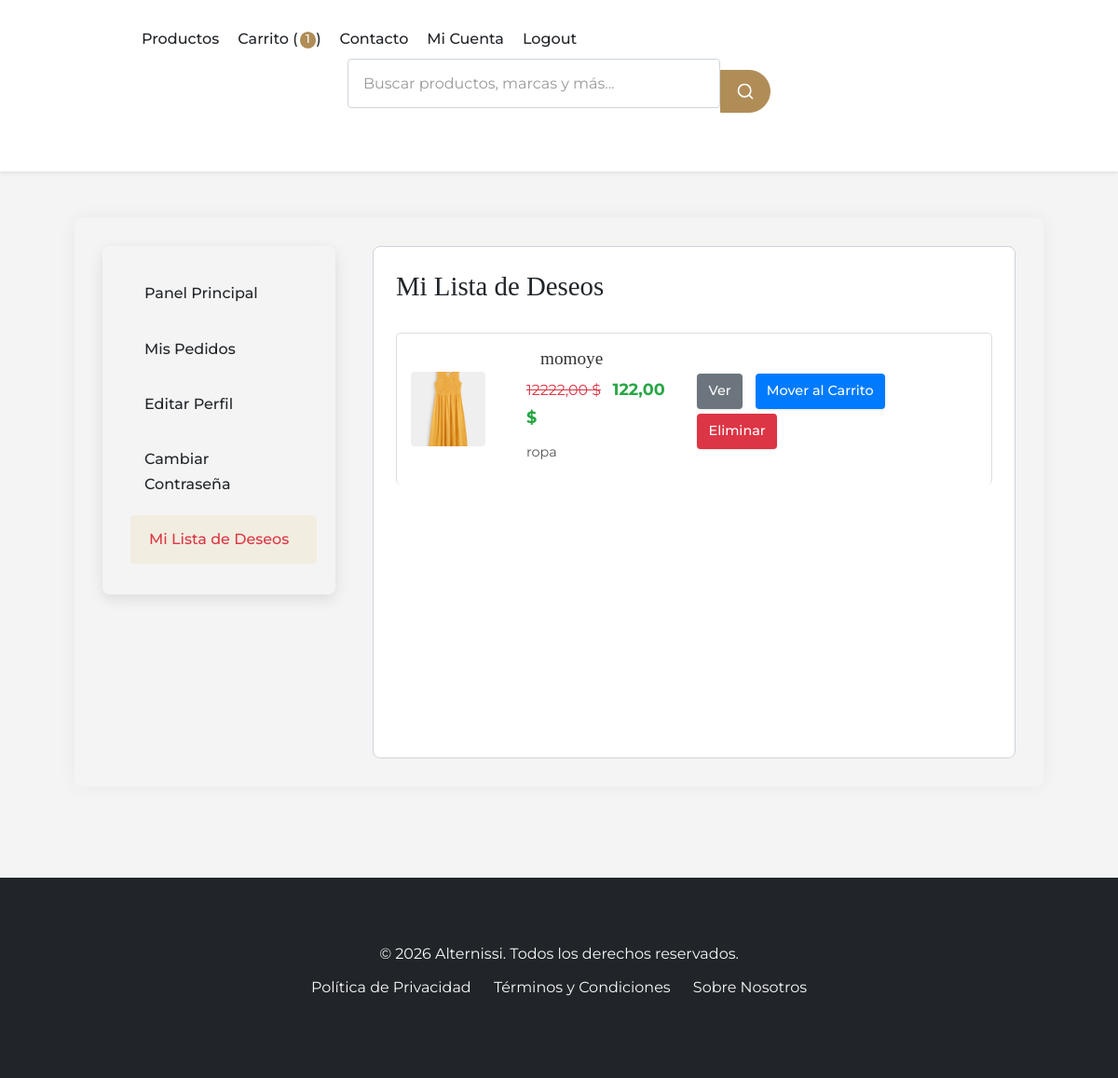
Before: /lista-deseos/ (signed in) with the older database file.
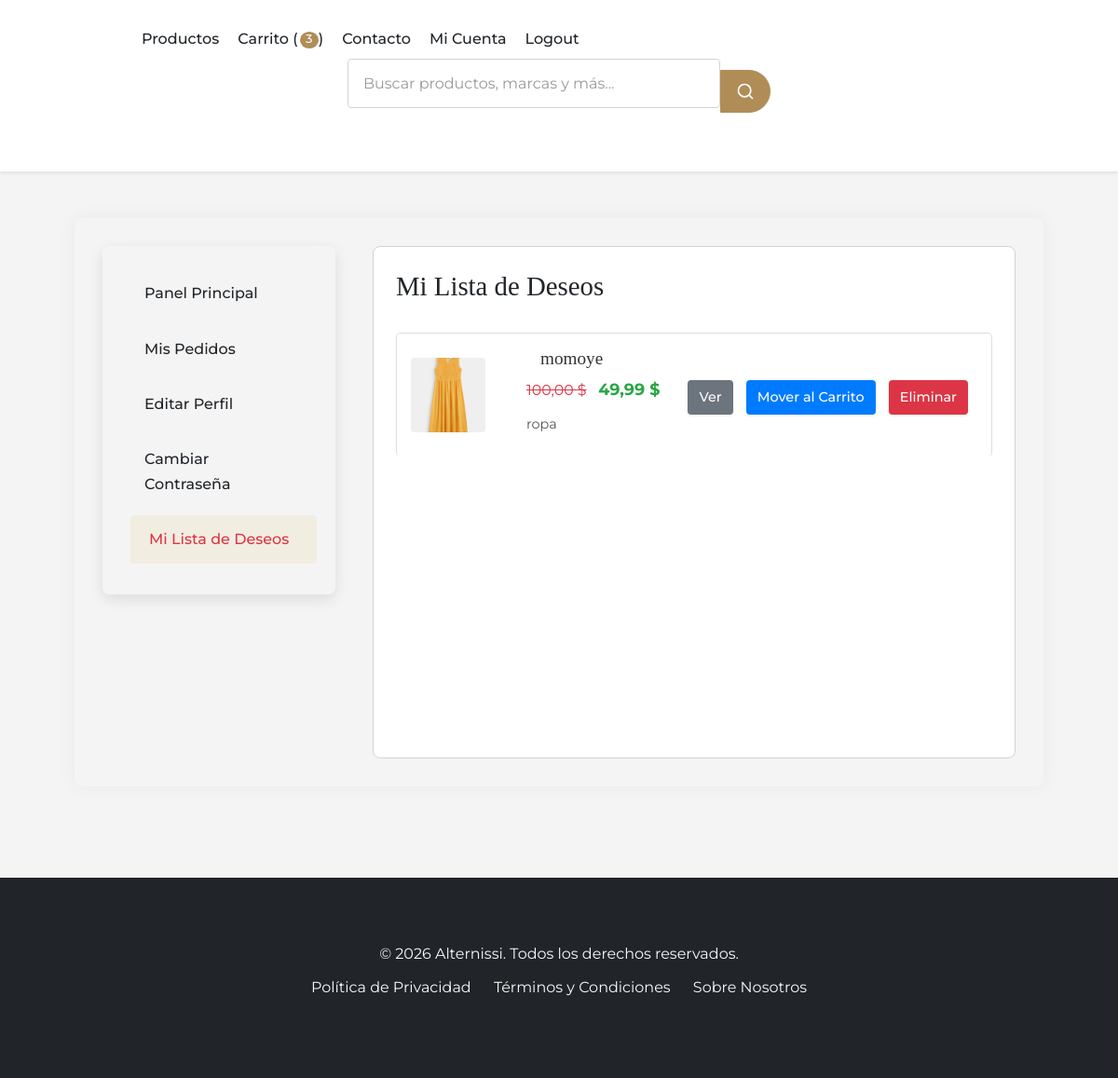
After: the same page with the newer database file.
### post/models.py (models this page shows, shortened)
class TimeStampedModel(models.Model):
    creado = models.DateTimeField(auto_now_add=True, db_index=True)
    actualizado = models.DateTimeField(auto_now=True)
    class Meta:
        abstract = True

class Producto(TimeStampedModel):
    class Talla(models.TextChoices):
        XS = 'XS', 'Extra Small'
        S = 'S', 'Small'
        M = 'M', 'Medium'
        L = 'L', 'Large'
        XL = 'XL', 'Extra Large'
        XXL = 'XXL', 'Extra Extra Large'
        U = 'U', 'Única'
    class Genero(models.TextChoices):
        HOMBRE = 'H', 'Hombre'
        MUJER = 'M', 'Mujer'
        UNISEX = 'U', 'Unisex'
        NINO = 'N', 'Niño'
    nombre = models.CharField(max_length=200)
    slug = models.SlugField(max_length=200, unique=True, allow_unicode=True)
    sku = models.CharField(max_length=50, unique=True, editable=False, default=generar_sku)
    descripcion = models.TextField()
    caracteristicas = models.JSONField(default=dict, blank=True)  # Django 5.0+ feature
    precio = models.DecimalField(max_digits=12, decimal_places=2)
    precio_descuento = models.DecimalField(
        max_digits=12,
        decimal_places=2,
        blank=True,
        null=True,
        help_text="Si se especifica, será el precio mostrado como oferta."
    )
    categoria = models.ForeignKey(
        Categoria,
        related_name='productos',
        on_delete=models.PROTECT
    )
    marca = models.ForeignKey(
        Marca,
        related_name='productos',
        on_delete=models.SET_NULL,
        null=True,
        blank=True
    )
    talla = models.CharField(
        max_length=4,
        choices=Talla.choices,
        default=Talla.U
    )
    genero = models.CharField(
        max_length=1,
        choices=Genero.choices,
        default=Genero.UNISEX
    )
    color = models.CharField(max_length=50)
    material = models.CharField(max_length=100)
    stock = models.PositiveIntegerField()
    disponible = models.BooleanField(default=True)
    destacado = models.BooleanField(default=False)
    nuevo = models.BooleanField(default=False)
    etiquetas = models.ManyToManyField('EtiquetaProducto', blank=True)
    class Meta:
        ordering = ['-creado']
        indexes = [
            models.Index(fields=['nombre']),
            models.Index(fields=['precio']),
            models.Index(fields=['disponible']),
            models.Index(fields=['destacado']),
            models.Index(fields=['nuevo']),
            models.Index(fields=['categoria', 'disponible']),
        ]
        constraints = [
            models.CheckConstraint(
                check=Q(precio__gte=0),
                name='precio_positivo'
            ),
            models.CheckConstraint(
                check=Q(precio_descuento__isnull=True) | Q(precio_descuento__lt=F('precio')),
                name='descuento_valido'
            ),
        ]
    def get_absolute_url(self):
        return reverse('tienda:detalle_producto', args=[self.id, self.slug])
    @property
    def tiene_descuento(self):
        return self.precio_descuento is not None and self.precio_descuento < self.precio
    @property
    def precio_actual(self):
        return self.precio_descuento if self.tiene_descuento else self.precio

class ImagenProducto(TimeStampedModel):
    producto = models.ForeignKey(
        Producto,
        related_name='imagenes',
        on_delete=models.CASCADE
    )
    imagen = models.ImageField(
        upload_to='productos/',
        help_text="Imagen del producto (recomendado 800x800px)"
    )
    orden = models.PositiveIntegerField(default=0)
    principal = models.BooleanField(default=False)
    alt_text = models.CharField(
        max_length=125,
        blank=True,
        help_text="Texto alternativo para accesibilidad (SEO)"
    )
    class Meta:
        ordering = ['orden']
        verbose_name = 'imagen de producto'
        verbose_name_plural = 'imágenes de producto'
        constraints = [
            models.UniqueConstraint(
                fields=['producto', 'principal'],
                condition=Q(principal=True),
                name='unica_imagen_principal'
            )
        ]

class Categoria(TimeStampedModel):
    nombre = models.CharField(max_length=100, unique=True)
    slug = models.SlugField(max_length=100, unique=True, allow_unicode=True)
    descripcion = models.TextField(blank=True)
    imagen = models.ImageField(upload_to='categorias/', blank=True, null=True)
    activo = models.BooleanField(default=True)
    orden = models.PositiveIntegerField(default=0)
    class Meta:
        verbose_name = 'categoría'
        verbose_name_plural = 'categorías'
        ordering = ['orden', 'nombre']
        indexes = [
            models.Index(fields=['nombre']),
            models.Index(fields=['activo']),
        ]

### post/views.py (the view, shortened to what this page needs)
# urls.py: path('lista-deseos/', views.VerListaDeseosView.as_view(), name='ver_lista_deseos'),
class VerListaDeseosView(LoginRequiredMixin, DetailView):
    model = ListaDeseos
    template_name = 'post/lista_deseos.html'    # Corregido
    context_object_name = 'lista_deseos'
    def get_object(self):
        cliente, _ = Cliente.objects.get_or_create(
            usuario=self.request.user,
            defaults={'email': self.request.user.email} # Añadir defaults mínimos si se crea aquí
        )
        lista, created = ListaDeseos.objects.get_or_create(cliente=cliente)
        return lista
    def get_context_data(self, **kwargs):
        context = super().get_context_data(**kwargs)
        return context

### post/context_processors.py (called while the page is built)
def tienda_config_processor(request):
    config = ConfiguracionTienda.obtener_configuracion()
    moneda_simbolo_global = '$'
    if config and hasattr(config, 'simbolo_moneda') and config.simbolo_moneda:
        moneda_simbolo_global = config.simbolo_moneda
    return {
        'tienda_config': config,
        'moneda_simbolo_global': moneda_simbolo_global
    }

### post/models.py (called while the page is built)
    @property
    def total_items(self):
        return self.items.aggregate(total=Sum('cantidad'))['total'] or 0

    @property
    def subtotal(self):
        return sum(item.subtotal for item in self.items.all())

    def get_total(self, cliente_actual=None): # cliente_actual puede ser self.cliente
        s_total = self.subtotal # Cachear para evitar múltiples llamadas a la property
        descuento_aplicado = 0
        if cliente_actual is None and self.cliente:
            cliente_actual = self.cliente
        if self.cupon and self.cupon.es_valido(cliente=cliente_actual, subtotal=s_total):
            descuento_aplicado = self.cupon.aplicar_descuento(s_total)
        return s_total - descuento_aplicado

    @property
    def subtotal(self):
        return self.precio * self.cantidad

### post/templates/post/lista_deseos.html (shortened to what this page needs)
{% extends "post/base.html" %}
{% load static %}
{% block content %}
<div class="account-container">
    <div class="account-grid">
        <aside class="account-nav">
            <ul>
                <li><a href="{% url 'tienda:cuenta_dashboard' %}">Panel Principal</a></li>
                <li><a href="{% url 'tienda:lista_pedidos_cliente' %}">Mis Pedidos</a></li>
                <li><a href="{% url 'tienda:editar_perfil_cliente' %}">Editar Perfil</a></li>
                <li><a href="{% url 'tienda:password_change' %}">Cambiar Contraseña</a></li>
                <li><a href="{% url 'tienda:ver_lista_deseos' %}" class="active">Mi Lista de Deseos</a></li>
            </ul>
        </aside>
        <main class="account-content">
            <h2>Mi Lista de Deseos</h2>
            {% if lista_deseos and lista_deseos.productos.all %}
                <div class="wishlist-items-container">
                    {% for producto in lista_deseos.productos.all %}
                        <article class="wishlist-item">
                            <a href="{{ producto.get_absolute_url }}">
                                {% if producto.imagenes.first %}<img src="{{ producto.imagenes.first.imagen.url }}" alt="{{ producto.nombre }}">
                                {% else %}<img src="{% static 'post/images/placeholder.png' %}" alt="Imagen no disponible">{% endif %}
                            </a>
                            <div class="wishlist-item-info">
                                <h3><a href="{{ producto.get_absolute_url }}">{{ producto.nombre }}</a></h3>
                                <p class="precio">
                                    {% if producto.tiene_descuento %}
                                        <span class="precio-original" style="text-decoration: line-through; color: #dc3545; margin-right: 8px; font-size: 0.9em;">{{ producto.precio|floatformat:2 }} {{moneda_simbolo|default:'$'}}</span>
                                        <span class="precio-descuento" style="font-weight: bold;">{{ producto.precio_actual|floatformat:2 }} {{moneda_simbolo|default:'$'}}</span>
                                    {% else %}{{ producto.precio_actual|floatformat:2 }} {{moneda_simbolo|default:'$'}}{% endif %}
                                </p>
                                <p style="font-size:0.9em; color:#555;">{{ producto.categoria.nombre }}</p>
                            </div>
                            <div class="wishlist-item-actions">
                                <a href="{{ producto.get_absolute_url }}" class="btn btn-view">Ver</a>
                                <form action="{% url 'tienda:mover_deseo_a_carrito' producto_id=producto.id %}" method="post" style="display:inline;">
                                    <button type="submit" class="btn btn-add-cart">Mover al Carrito</button>
                                </form>
                                <form action="{% url 'tienda:eliminar_de_lista_deseos' producto_id=producto.id %}" method="post" style="display:inline;">
                                    <button type="submit" class="btn btn-remove-wishlist">Eliminar</button>
                                </form>
                            </div>
                        </article>
                    {% endfor %}
                </div>
            {% else %}
                <div class="empty-wishlist">
                    <p>Tu lista de deseos está vacía.</p>
                    <a href="{% url 'tienda:lista_productos' %}" class="btn btn-primary" style="padding:10px 15px; background-color:#007bff; color:white; text-decoration:none; border-radius:4px;">Descubrir productos</a>
                </div>
            {% endif %}
        </main>
    </div>
</div>
{% endblock %}

Changed rows visible on the page:
changed Producto "momoye": precio "12222,00" → "100,00"; precio_actual "122,00" → "49,99"
Other visible differences:
{{ global_cart_items|default:0 }}: "1" → "3"
